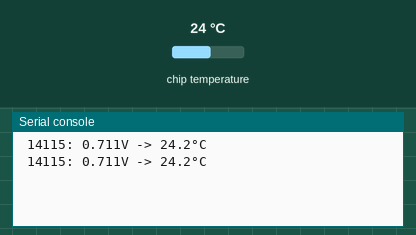
Recording of a program running on a simulated MicroPython board. Shown: the last lines printed to the serial console. Inputs (shaded band) come from the test bench; at power-on: chip temperature 24 °C.

Above: at 1.2 s.
1.3 s: chip temperature set to 1 °C
At 2.4 s:
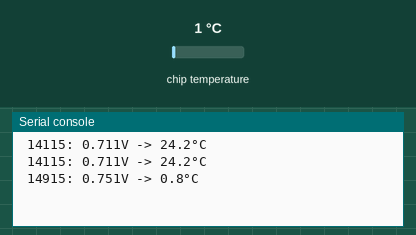
2.8 s: chip temperature set to 11 °C
At 3.8 s:
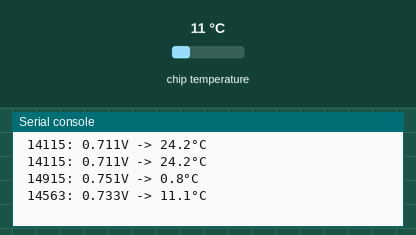
Timing chart, 0 to 5.8 s (numbered marks = the images above; inputs shaded):
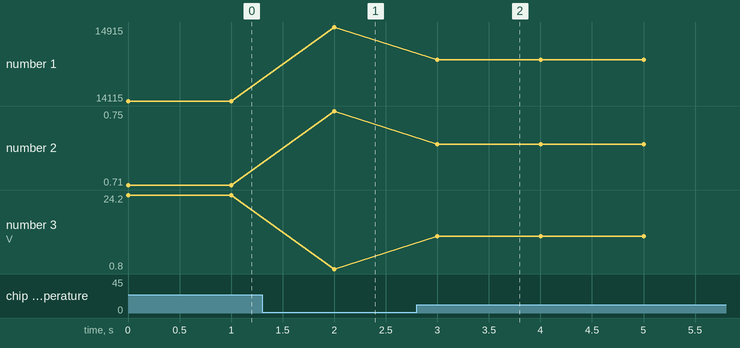

The program:

analog_input_temp.py
```python
from machine import ADC
from time import sleep

TEMP_SENSOR = 4

temp_sensor = ADC(TEMP_SENSOR)

while True:
    temp_adc_value = temp_sensor.read_u16()  # read 16 bit ADC value
    temp_adc_voltage = temp_adc_value / 65535 * 3.3  # max 16 bit value * max/supply voltage
    temperature = 27 - (temp_adc_voltage - 0.706) / 0.001721  # as documented in datasheet
    print("{: 6}: {:.3f}V -> {:.1f}°C".format(temp_adc_value, temp_adc_voltage, temperature))
    sleep(1)
```

Measured:
- after the input at 1.3 s, the serial console: prints a new line after 0.70 s (image 1)
- after the input at 2.8 s, the serial console: prints a new line after 0.20 s (image 2)
- plotted number 1: 14115 → 14915 after the input at 1.3 s, 14915 → 14563 after the input at 2.8 s
- plotted number 2: 0.71 → 0.75 after the input at 1.3 s, 0.75 → 0.73 after the input at 2.8 s
- plotted number 3: 24.2 → 0.8 after the input at 1.3 s, 0.8 → 11.1 after the input at 2.8 s
